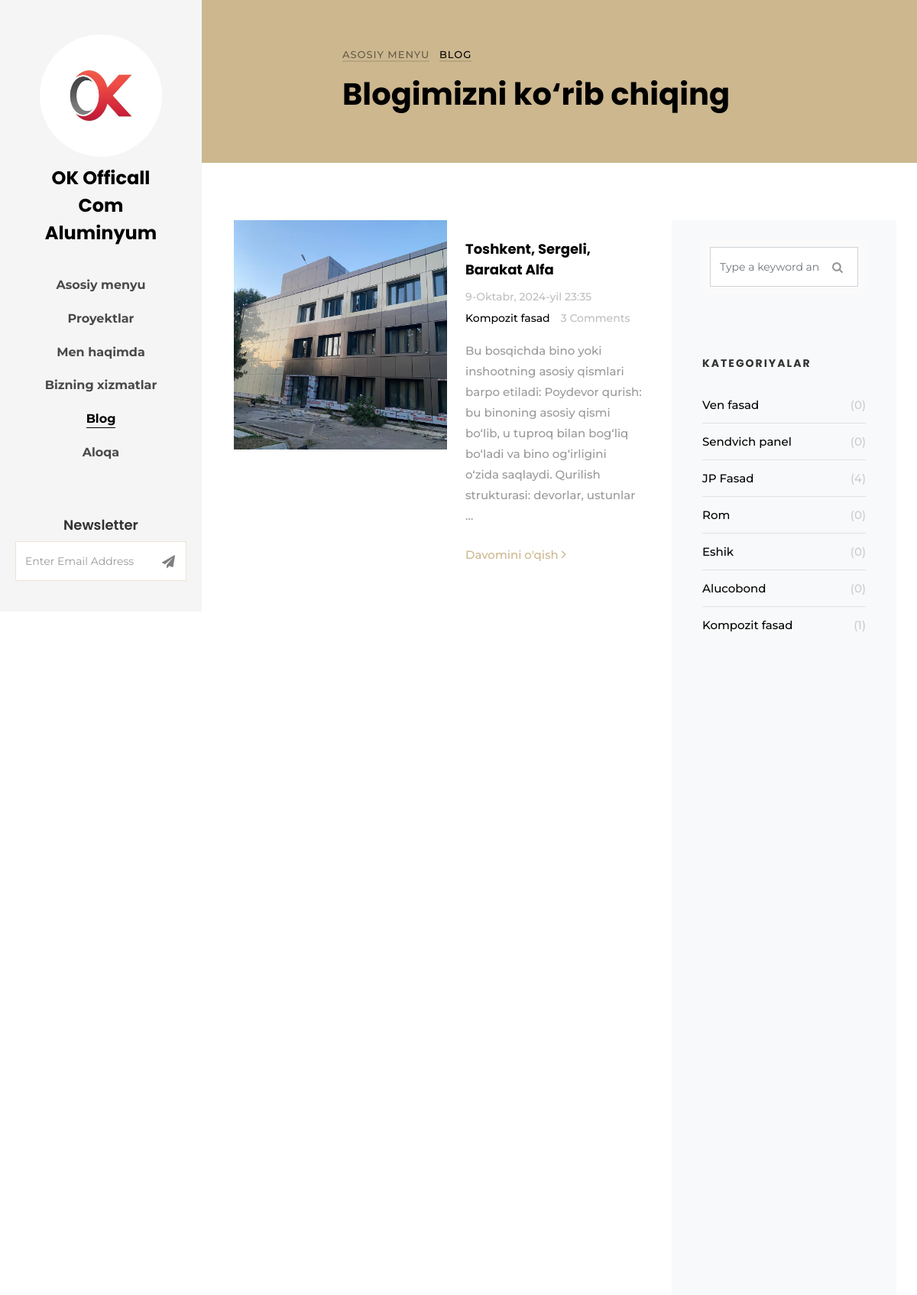
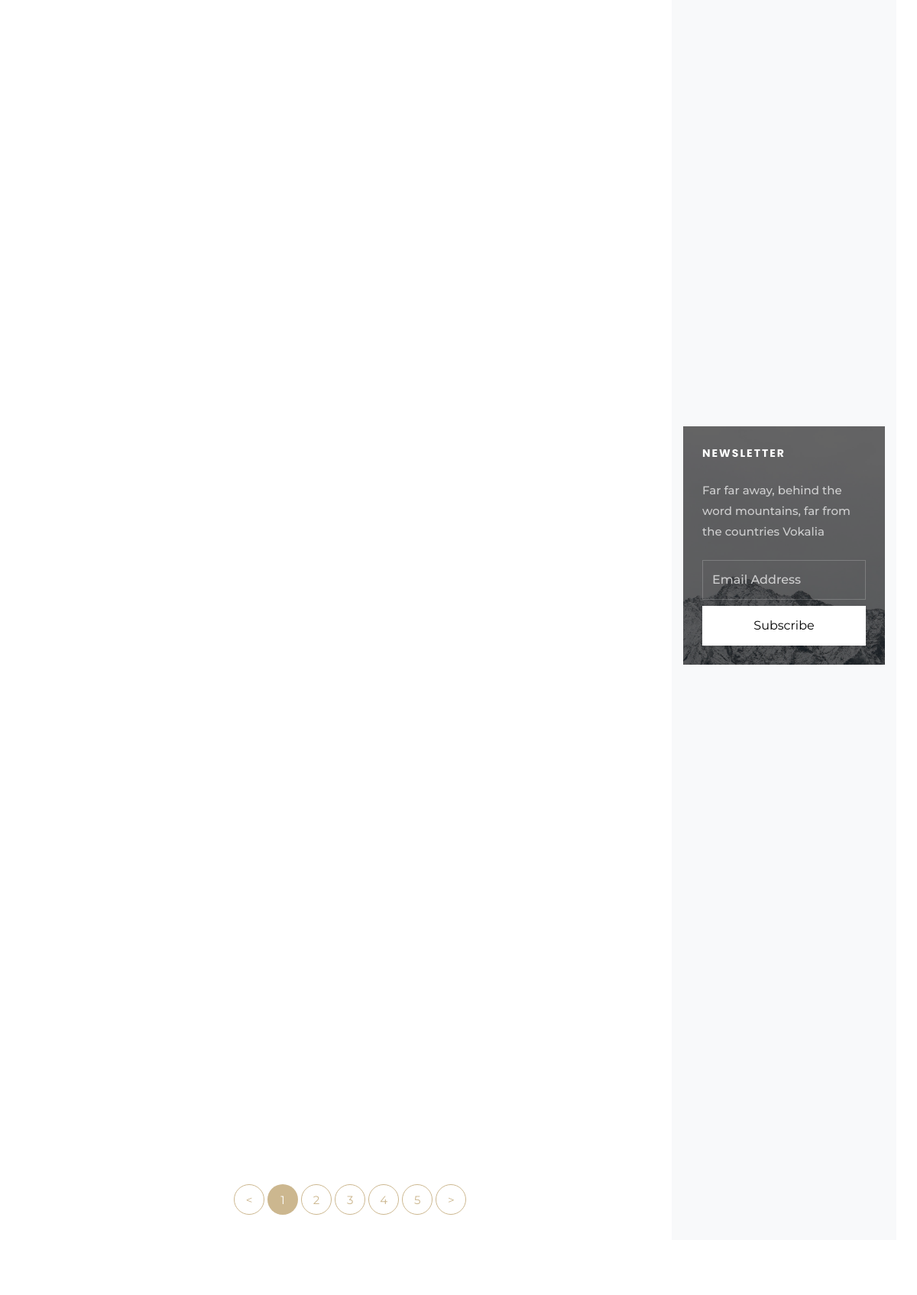
Screenshot of /blog/ (upper part) with the database file from the repository (2 pictures, top to bottom).
### about/models.py (models this page shows, shortened)
class About(models.Model):
    full_name = models.CharField(max_length=202)
    title = models.CharField(max_length=202)
    image1 = models.ImageField(upload_to='about/')
    image2 = models.ImageField(upload_to='about/')
    description = models.TextField()
    facebook = models.CharField(max_length=202)
    instagram = models.CharField(max_length=202)
    telegram = models.CharField(max_length=202)
    update_date = models.DateTimeField(auto_now=True)
    create_date = models.DateTimeField(auto_now_add=True)

### blog/models.py (models this page shows, shortened)
class Blog(models.Model):
    title = models.CharField(max_length=202)
    category = models.ForeignKey(Category, on_delete=models.CASCADE, related_name='category')
    body_one = models.TextField()
    image = models.ImageField(upload_to='blog/')
    image2 = models.ImageField(upload_to='blog/')
    body_two = models.TextField()
    tags = models.ManyToManyField(Tag, )
    update_date = models.DateTimeField(auto_now=True)
    create_date = models.DateTimeField(auto_now_add=True)

class Category(models.Model):
    title = models.CharField(max_length=202)
    def __str__(self) -> str:
        return self.title

### blog/views.py (the view)
# urls.py: path('blog/', blogView, name='blog'),
def blogView(request):
    about = About.objects.all()
    category = Category.objects.all()
    tag = Tag.objects.all()
    blog = Blog.objects.all().order_by('-id')
    collections = Collection.objects.order_by('-pk')[:6]
    context = {
        'abouts': about,
        'categories': category,
        'tags': tag,
        'blogs': blog,
        'collections': collections,
    }
    return render(request, 'blog.html', context)

### templates/blog.html (shortened to what this page needs)
{% extends 'base.html' %}
{% load static %}
{% block content %}
    <div id="colorlib-main">
        <section class="ftco-section ftco-bread">
            <div class="container">
                <div class="row no-gutters slider-text justify-content-center align-items-center">
                    <div class="col-md-8 ftco-animate">
                        <p class="breadcrumbs"><span class="mr-2"><a href="{% url 'index' %}">Asosiy menyu</a></span>
                            <span>Blog</span></p>
                        <h1 class="bread">Blogimizni ko‘rib chiqing</h1>
                    </div>
                </div>
            </div>
        </section>
        <section class="ftco-section">
            <div class="container">
                <div class="row d-flex">
                    <div class="col-lg-8">
                        <div class="row">
                            {% for i in blogs %}
                            <div class="col-md-12">
                                <div class="blog-entry ftco-animate d-md-flex">
                                    <a href="{% url 'detail' i.pk %}" class="img img-2"
                                       style="background-image: url({{ i.image.url }});"></a>
                                    <div class="text text-2 p-4">
                                        <h3 class="mb-2"><a href="{% url 'detail' i.pk %}">{{ i.title }}</a></h3>
                                        <div class="meta-wrap">
                                            <p class="meta">
                                                <span>{{ i.create_date }}</span>
                                                <span><a href="single.html">{{ i.category }}</a></span>
                                                <span>{{ i.comment.count }} Comments</span>
                                            </p>
                                        </div>
                                        <p class="mb-4">{{ i.body_two|truncatewords:30 }}</p>
                                        <p><a href="{% url 'detail' i.pk %}" class="btn-custom">Davomini o'qish <span
                                                class="ion-ios-arrow-forward"></span></a></p>
                                    </div>
                                </div>
                            </div>
                            {% endfor %}
                        </div>
                        <div class="row">
                            <div class="col">
                                <div class="block-27">
                                    <ul>
                                        <li><a href="#">&lt;</a></li>
                                        <li class="active"><span>1</span></li>
                                        <li><a href="#">2</a></li>
                                        <li><a href="#">3</a></li>
                                        <li><a href="#">4</a></li>
                                        <li><a href="#">5</a></li>
                                        <li><a href="#">&gt;</a></li>
                                    </ul>
                                </div>
                            </div>
                        </div>
                    </div>
                    <div class="col-lg-4 sidebar ftco-animate bg-light">
                        <div class="sidebar-box">
                            <form action="#" class="search-form">
                                <div class="form-group">
                                    <span class="icon icon-search"></span>
                                    <input type="text" class="form-control" placeholder="Type a keyword and hit enter">
                                </div>
                            </form>
                        </div>
                        <div class="sidebar-box ftco-animate">
                            <h3 class="sidebar-heading">Kategoriyalar</h3>
                            <ul class="categories">
                                {% for i in categories %}
                                <li><a href="{% url 'detail' i.pk %}">{{ i.title }} <span>({{ i.category.count }})</span></a></li>
                                {% endfor %}
                            </ul>
                        </div>
                        <div class="sidebar-box subs-wrap img" style="background-image: url(images/bg_1.jpg);">
                            <div class="overlay"></div>
                            <h3 class="mb-4 sidebar-heading">Newsletter</h3>
                            <p class="mb-4">Far far away, behind the word mountains, far from the countries Vokalia</p>
                            <form action="#" class="subscribe-form">
                                <div class="form-group">
                                    <input type="text" class="form-control" placeholder="Email Address">
                                    <input type="submit" value="Subscribe" class="mt-2 btn btn-white submit">
                                </div>
                            </form>
                        </div>
                    </div>
                </div>
            </div>
        </section>
{% endblock %}

### templates/base.html (shortened to what this page needs)
<!DOCTYPE html>
{% load static %}
<html lang="en">
<head>
    <link rel="stylesheet" href="{% static 'css/open-iconic-bootstrap.min.css' %}">
    <link rel="stylesheet" href="{% static 'css/animate.css' %}">
    <link rel="stylesheet" href="{% static 'css/owl.carousel.min.css' %}">
    <link rel="stylesheet" href="{% static 'css/owl.theme.default.min.css' %}">
    <link rel="stylesheet" href="{% static 'css/magnific-popup.css' %}">
    <link rel="stylesheet" href="{% static 'css/aos.css' %}">
    <link rel="stylesheet" href="{% static 'css/ionicons.min.css' %}">
    <link rel="stylesheet" href="{% static 'css/bootstrap-datepicker.css' %}">
    <link rel="stylesheet" href="{% static 'css/jquery.timepicker.css' %}">
    <link rel="stylesheet" href="{% static 'css/flaticon.css' %}">
    <link rel="stylesheet" href="{% static 'css/icomoon.css' %}">
    <link rel="stylesheet" href="{% static 'css/style.css' %}">
    <link href="https://cdn.jsdelivr.net/npm/lightbox2@2.11.3/dist/css/lightbox.min.css" rel="stylesheet"/>
</head>
<body>
<div id="colorlib-page">
    <aside id="colorlib-aside" role="complementary" class="js-fullheight text-center">
        {% for i in abouts %}
            <h1 id="colorlib-logo"><a href="{% url 'index' %}">
                <span class="img" style="background-image: url({{ i.image1.url }});"></span>{{ i.full_name }}</a></h1>
        {% endfor %}
        <nav id="colorlib-main-menu" role="navigation">
            <ul>
                <li class="{% if request.path == '/' %}colorlib-active{% endif %}"><a href="{% url 'index' %}">Asosiy
                    menyu</a></li>
                <li class="{% if request.path == '/Collection/' %}colorlib-active{% endif %}"><a
                        href="{% url 'collection' %}">Proyektlar</a></li>
                <li class="{% if request.path == '/About/' %}colorlib-active{% endif %}"><a href="{% url 'about' %}">Men
                    haqimda</a></li>
                <li class="{% if request.path == '/Service/' %}colorlib-active{% endif %}"><a
                        href="{% url 'service' %}">Bizning xizmatlar</a></li>
                <li class="{% if request.path == '/blog/' %}colorlib-active{% endif %}"><a
                        href="{% url 'blog' %}">Blog</a></li>
                <li class="{% if request.path == '/Contact/' %}colorlib-active{% endif %}"><a
                        href="{% url 'contact' %}">Aloqa</a></li>
            </ul>
        </nav>
        <div class="colorlib-footer">
            <h3>Newsletter</h3>
            <div class="d-flex justify-content-center">
                <form action="#" class="colorlib-subscribe-form">
                    <div class="form-group d-flex">
                        <div class="icon"><span class="icon-paper-plane"></span></div>
                        <input type="text" class="form-control" placeholder="Enter Email Address">
                    </div>
                </form>
            </div>
        </div>
    </aside>
    {% block content %}
    {% endblock %}
</div>
</body>
</html>

### static/css/icomoon.css (style rules this page uses)
[class^="icon-"], [class*=" icon-"] { font-family: 'icomoon' !important; speak: none; font-style: normal; font-weight: normal; font-variant: normal; text-transform: none; line-height: 1; -webkit-font-smoothing: antialiased; -moz-osx-font-smoothing: grayscale; }
.icon-search:before { content: "\f002"; }
.icon-paper-plane:before { content: "\f1d8"; }

### rows the page displays
About: image1 (picture), full_name "OK Officall Com Aluminyum"
Blog: image (picture), title "Toshkent, Sergeli, Barakat Alfa", create_date "9-Oktabr, 2024-yil 23:35", category "Kompozit fasad", comment.count "3", body_two "Bu bosqichda bino yoki inshootning asosiy qismlari barpo etiladi: Poydevor qurish: bu binoning asosiy qismi bo‘lib, u tuproq bilan bog‘liq bo‘ladi va bino og‘irligini o‘zida saqlaydi. Qurilish strukturasi: devorlar, ustunlar …"
Category: title "Ven fasad", category.count "0"
Category: title "Sendvich panel", category.count "0"
Category: title "JP Fasad", category.count "4"
Category: title "Rom", category.count "0"
Category: title "Eshik", category.count "0"
Category: title "Alucobond", category.count "0"
Category: title "Kompozit fasad", category.count "1"
